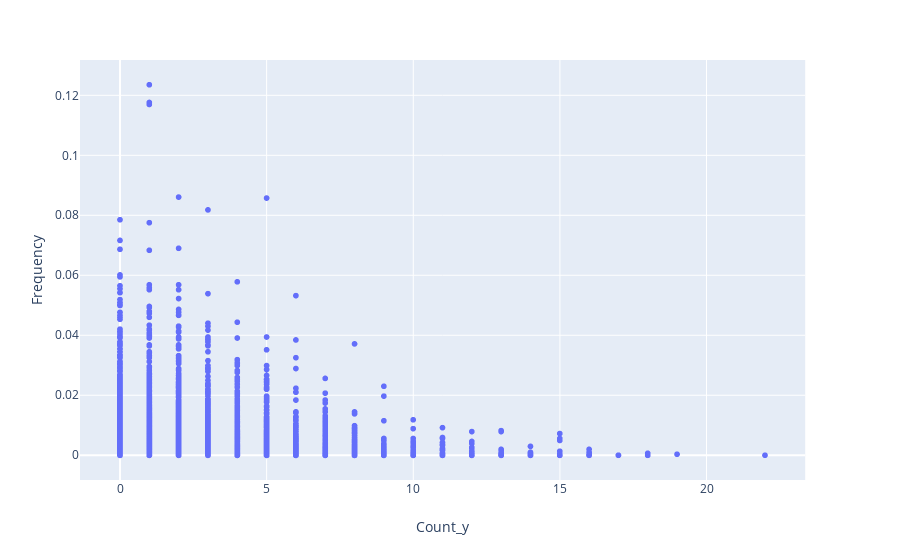

Write notebook code for a chart like this one.
### Code cell
fig = px.scatter(total, x='Count_y', y='Frequency')
fig.show()

### Figure 1 — Plotly figure (JSON) as saved in the notebook; plotly's stock layout.template omitted (floating-point values rounded to 4 significant figures; data arrays with more than 128 entries replaced by an {"elided": "..."} marker saying what was removed)
{"data": [{"hoverlabel": {"namelength": 0}, "hovertemplate": "Count_y=%{x}<br>Frequency=%{y}", "legendgroup": "", "marker": {"color": "#636efa", "symbol": "circle"}, "mode": "markers", "name": "", "showlegend": false, "type": "scattergl", "x": {"elided": "3740 int values"}, "xaxis": "x", "y": {"elided": "3740 float values"}, "yaxis": "y"}], "layout": {"autosize": true, "legend": {"tracegroupgap": 0}, "margin": {"t": 60}, "xaxis": {"anchor": "y", "autorange": true, "domain": [0, 0.98], "range": [-1.318, 23.32], "title": {"text": "Count_y"}, "type": "linear"}, "yaxis": {"anchor": "x", "autorange": true, "domain": [0, 1], "range": [-0.008128, 0.1317], "title": {"text": "Frequency"}, "type": "linear"}}}
